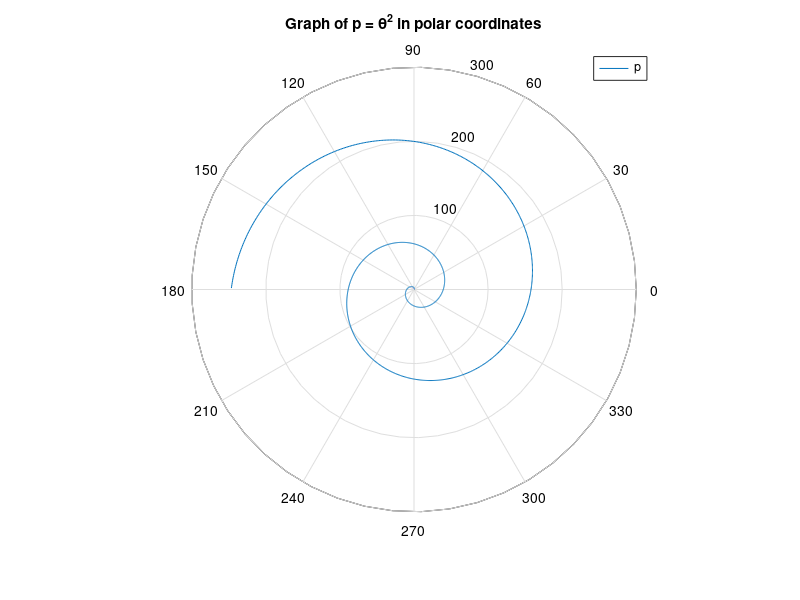

Recreate this plot in MATLAB.
% Práctica 3 de Visualización de la Información
% Alumno: Axel Daniel Malváez Flores
% Ejercicios de Clase

% Definimos el rango que tomara el valor theta
theta = 0:0.01:5*pi;

% Definimos p en funcion de theta
p = theta.^2;

% Graficamos p con la funcion polar
polar(theta, p);

% Parametros de Graficacion

xlabel('x');
ylabel('y');
title('Graph of p = \theta^2 in polar coordinates');
legend('p');